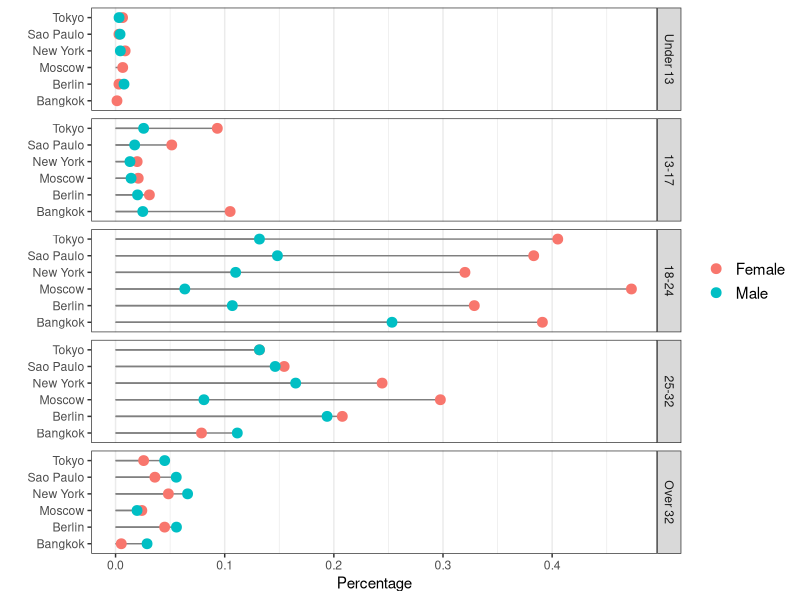
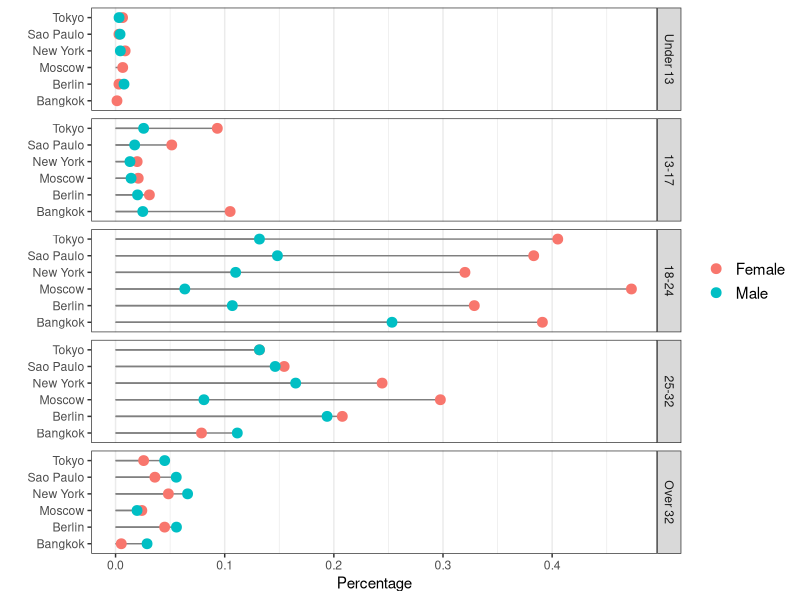

These charts were generated, in order, by the following R code:
#displayes selfie_rates_age_groups.csv as dotplot
#selfie_rates_age_groups.csv shows the selfie rate for different age groups, cities, and genders

size_of_point_markers = 3
size_of_city_names = 1 
size_of_percentage_labels = 1
size_of_legend_text = 1

fig_width = 7
fig_height = 6

library(ggplot2) #use install.packages("ggplot2") if gglot2 not installed

selfie.rates.age.groups = read.csv("./data/selfie_rates_age_groups.csv", header = TRUE, stringsAsFactors = FALSE)

selfie.rates.age.groups$Age.Group = factor(selfie.rates.age.groups$Age.Group, c("Under 13", "13-17", "18-24", "25-32", "Over 32"))
selfie.rates.age.groups$Gender = factor(selfie.rates.age.groups$Gender)



ggplot(selfie.rates.age.groups, aes(x = rate, y = City)) + 
  geom_segment(aes(yend=City), xend = 0, colour = "grey50") + 
  geom_point(size = rel(size_of_point_markers), aes(colour = Gender)) +  
  theme_bw() + 
  theme(panel.grid.major.y = element_blank(), 
        axis.text.x = element_text(size = rel(size_of_percentage_labels)), 
        axis.text.y = element_text(size = rel(size_of_city_names)),
        legend.text = element_text(size = rel(size_of_legend_text)),
        legend.key = element_blank(),
        legend.title = element_blank()) +
  facet_grid(Age.Group ~ ., scales = "free_y", space = "free_y") +
  ylab("") +
  xlab("Percentage") 

ggsave(file="age_dist.pdf", width=fig_width, height=fig_height)